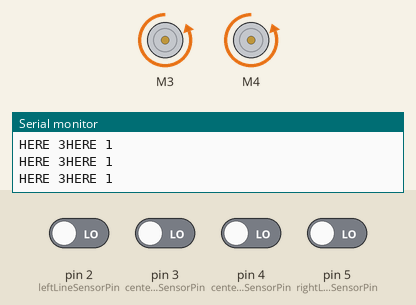
Recording of a sketch running on a simulated Arduino Uno, built with avr-gcc and run on an emulated ATmega328P. On the bench: 2 × DC motor (green arrow = forward, orange = backward, longer = faster), the last lines printed to the serial monitor. The test bench sets the inputs (shaded band); at power-on: pin 2 (leftLineSensorPin), pin 3 (centerleftLineSensorPin), pin 4 (centerrightLineSensorPin), pin 5 (rightLineSensorPin) LOW.

Above: at 1.2 s.
1.3 s: pin 2 (leftLineSensorPin) driven HIGH
At 2.5 s:
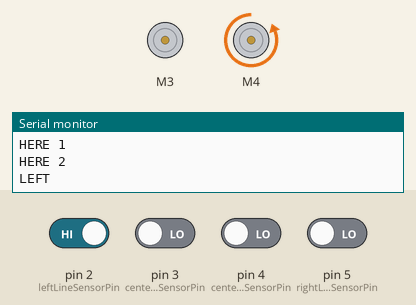
3.7 s: pin 2 (leftLineSensorPin) driven LOW and pin 4 (centerrightLineSensorPin) driven HIGH
At 4.9 s:
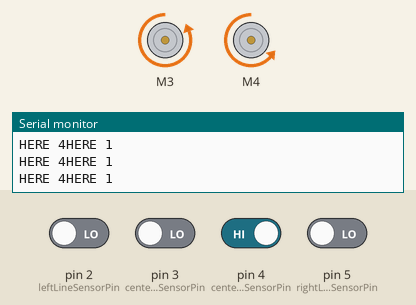
5.2 s: pin 5 (rightLineSensorPin) driven HIGH
At 6.9 s:
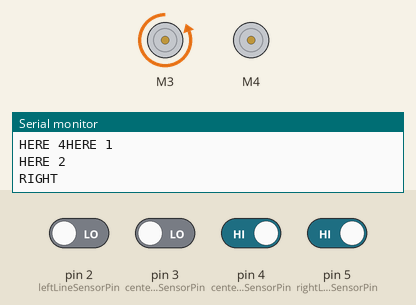
Timing chart, 0 to 8.4 s (numbered marks = the images above; inputs shaded):
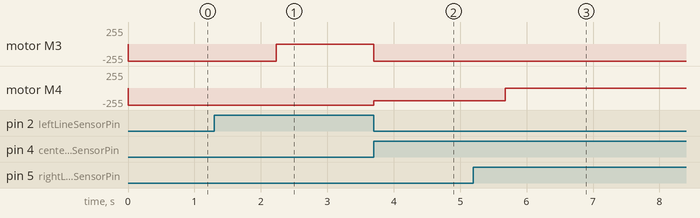

The sketch:

pathfinding.ino
```cpp
#include <Adafruit_MotorShield.h>

Adafruit_MotorShield AFMS = Adafruit_MotorShield();
Adafruit_DCMotor *Motor1 = AFMS.getMotor(3);
Adafruit_DCMotor *Motor2 = AFMS.getMotor(4);

int leftLineSensorPin = 2;  // Connect left sensor to analog pin A0
int rightLineSensorPin = 5; // Connect right sensor to analog pin A1
int centerleftLineSensorPin = 3;
int centerrightLineSensorPin = 4;

int motorspeed = 255;
int halfspeed = 191;
int turn_delay = 450;

int i = 0;
int stop_turning = 0;
int junction_detected = 0;
int path_num = -1;
int pause_mode = 0;
int np = -1;
int rubbish = 0;
int override = 0;

enum Mode {ADVANCE, TURN};
enum Turn_dir {LEF, RITE};
enum Direction {STRAIGHT, LEFT, RIGHT, PAUSEL, PAUSER, BACKTRACK};
Direction path[] = {STRAIGHT, LEFT, RIGHT, STRAIGHT, RIGHT, PAUSEL, RIGHT, RIGHT, RIGHT, PAUSEL, LEFT, LEFT, LEFT, STRAIGHT, PAUSER, LEFT, RIGHT, RIGHT, STRAIGHT, RIGHT, STRAIGHT, RIGHT, PAUSEL, LEFT, RIGHT, RIGHT, LEFT, STRAIGHT};
Direction new_path[] = {RIGHT, RIGHT, BACKTRACK, LEFT};

Mode currentMode = ADVANCE;
Turn_dir turn_dir = LEF;

void setup() {
  Serial.begin(9600); // Initialize the serial port

  if (!AFMS.begin()) {         // create with the default frequency 1.6KHz
  // if (!AFMS.begin(1000)) {  // OR with a different frequency, say 1KHz
    Serial.println("Could not find Motor Shield. Check wiring.");
    while (1);
  }
  Serial.println("Running this program");
  Serial.println("Motor Shield found.");

  Motor1->setSpeed(255);
  Motor2->setSpeed(255);
}

void go_forward() {
  Motor1->setSpeed(255);
  Motor2->setSpeed(255);
  Motor1->run(BACKWARD);
  Motor2->run(BACKWARD);
}

void slow_right() {
  Motor1->setSpeed(255);
  Motor2->setSpeed(191);
  Motor1->run(BACKWARD);
  Motor2->run(BACKWARD);
}

void slow_left() {
  Motor1->setSpeed(191);
  Motor2->setSpeed(255);
  Motor1->run(BACKWARD);
  Motor2->run(BACKWARD);
}

void turn_right() {
  Motor1->setSpeed(255);
  Motor2->setSpeed(0);
  Motor1->run(BACKWARD);
  Motor2->run(FORWARD);
}

void turn_left() {
  Motor1->setSpeed(0);
  Motor2->setSpeed(255);
  Motor2->run(BACKWARD);
  Motor1->run(FORWARD);
}

void exit_func() {
  while (true) {
    Motor1->run(RELEASE);
    Motor2->run(RELEASE);
  }
}

void cross_junction(Direction path){
  if (path == STRAIGHT) {
    Serial.println("STRAIGHT");
    currentMode = ADVANCE;
    delay(turn_delay);

  } else if (path == LEFT) {
    Serial.println("LEFT");
    currentMode = TURN;
    turn_dir = LEF;
    delay(turn_delay);
    turn_left();

  } else if (path == RIGHT) {
    Serial.println("RIGHT");
    currentMode = TURN;
    turn_dir = RITE;
    delay(turn_delay);
    turn_right();

  } else if (path == BACKTRACK) {

    Motor1->setSpeed(255);
    Motor2->setSpeed(255);

    Motor1->run(FORWARD);
    Motor2->run(FORWARD);

    delay(2000);

  } else if (path == PAUSEL) {

    np = -1;
    pause_mode = 1;

    if (rubbish == 0) {
      new_path[0] = RIGHT;
      new_path[1] = RIGHT;
      new_path[2] = BACKTRACK;
      new_path[3] = LEFT;
    } else if (rubbish == 1) {
      new_path[0] = RIGHT;
      new_path[1] = RIGHT;
      new_path[2] = BACKTRACK;
      new_path[3] = LEFT;
    }

  } else if (path == PAUSER) {

    np = -1;
    pause_mode = 1;
    if (rubbish == 0) {
      new_path[0] = LEFT;
      new_path[1] = RIGHT;
      new_path[2] = BACKTRACK;
      new_path[3] = LEFT;
    } else if (rubbish == 1) {
      new_path[0] = LEFT;
      new_path[1] = RIGHT;
      new_path[2] = BACKTRACK;
      new_path[3] = LEFT;
    }
  }
}


void loop() {
  // put your main code here, to run repeatedly:
  int L = digitalRead(leftLineSensorPin);
  int R = digitalRead(rightLineSensorPin);
  int CL = digitalRead(centerleftLineSensorPin);
  int CR = digitalRead(centerrightLineSensorPin);

  String line = String(L) + String(CL) + String(CR) + String(R);

  // Serial.println(line);

  if (currentMode == ADVANCE) {
    Serial.println("HERE 1");
    if (R == 1 || L == 1 || override == 1) {

      Serial.println("HERE 2");

      if (pause_mode == 1) {
        np += 1;
        cross_junction(new_path[np]);
        if (np == 1) {
          ;
        } else if (np == 2) {
          ;
        } else if (np == 3) {
          override = 0;
          pause_mode = 0;
        }
      } else {
        path_num += 1;
        cross_junction(path[path_num]);
      }
    } else if (line == "0000") {
      Serial.print("HERE 3");
      go_forward();
    } else if (line == "0010") {
      Serial.print("HERE 4");
      slow_right();
    } else if (line == "0100") {
      Serial.print("HERE 5");
      slow_left();
    }
    // } else if (R == 1) {
    //   unsigned long startTime = millis();
    //   while (millis() - startTime < 100) {
    //     int L = digitalRead(leftLineSensorPin);
    //     if (L == 1) {
    //       junction_detected = 1;
    //       path_num += 1;
    //       break;
    //     }
    //   }

    //   if (junction_detected == 1) {
    //     cross_junction(path[path_num]);
    //     junction_detected = 0;
    //   } else {
    //     delay(turn_delay);
    //     turn_right();
    //     turn_dir = RITE;
    //     currentMode = TURN;
    //   }

    // } else if (L == 1) {
    //   unsigned long startTime = millis();
    //   while (millis() - startTime < 100) {
    //     int R = digitalRead(rightLineSensorPin);
    //     if (R == 1) {
    //       junction_detected = 1;
    //       path_num += 1;
    //       break;
    //     }
    //   }

    //   if (junction_detected == 1) {
    //     cross_junction(path[path_num]);
    //     junction_detected = 0;
    //   } else {
    //     delay(turn_delay);
    //     turn_left();
    //     turn_dir = LEF;
    //     currentMode = TURN;
    //   }
    // }
  } else if (currentMode == TURN) {

    if (turn_dir == LEF) {

      if (L == 1) {
        stop_turning = 1;
      }

      if (line == "0010" && stop_turning == 1) {
        currentMode = ADVANCE;
        stop_turning = 0;
        if (np == 1) {
          override = 1;
          Motor1->setSpeed(255);
          Motor2->setSpeed(255);
          Motor1->run(BACKWARD);
          Motor2->run(BACKWARD);
          delay(1000);
        }
      }

    } else if (turn_dir == RITE) {

      if (R == 1) {
        stop_turning = 1;
      }

      if (line == "0100" && stop_turning == 1) {
        // Line detected in center sensors - Turn is complete
        currentMode = ADVANCE;
        stop_turning = 0;
        if (np == 1) {
          override = 1;
          Motor1->setSpeed(255);
          Motor2->setSpeed(255);
          Motor1->run(BACKWARD);
          Motor2->run(BACKWARD);
          delay(1000);
        }
      }
    }
  }
}
```

Measured:
- after the input at 1.3 s, motor M3: backward 255/255 → stopped after 0.93 s
- after the input at 3.7 s, motor M3: stopped → backward 255/255 at once; motor M4: backward 255/255 → backward 191/255 at once
- after the input at 5.2 s, motor M4: backward 191/255 → stopped after 0.48 s
